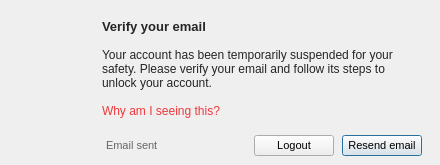
<?xml version="1.0" encoding="UTF-8"?>
<ui version="4.0">
 <class>VerifyEmailMessage</class>
 <widget class="QDialog" name="VerifyEmailMessage">
  <property name="geometry">
   <rect>
    <x>0</x>
    <y>0</y>
    <width>440</width>
    <height>165</height>
   </rect>
  </property>
  <property name="minimumSize">
   <size>
    <width>440</width>
    <height>165</height>
   </size>
  </property>
  <property name="maximumSize">
   <size>
    <width>440</width>
    <height>165</height>
   </size>
  </property>
  <property name="windowTitle">
   <string>Verify your email</string>
  </property>
  <property name="styleSheet">
   <string notr="true">QWidget
{
font-size: 11px;
}</string>
  </property>
  <layout class="QVBoxLayout" name="verticalLayout_2">
   <property name="spacing">
    <number>0</number>
   </property>
   <property name="leftMargin">
    <number>0</number>
   </property>
   <property name="rightMargin">
    <number>0</number>
   </property>
   <property name="bottomMargin">
    <number>0</number>
   </property>
   <item>
    <layout class="QHBoxLayout" name="horizontalLayout_4">
     <property name="spacing">
      <number>22</number>
     </property>
     <property name="leftMargin">
      <number>20</number>
     </property>
     <property name="topMargin">
      <number>0</number>
     </property>
     <property name="rightMargin">
      <number>17</number>
     </property>
     <item>
      <widget class="QWidget" name="wWarning" native="true">
       <layout class="QVBoxLayout" name="verticalLayout_3">
        <property name="leftMargin">
         <number>0</number>
        </property>
        <property name="topMargin">
         <number>0</number>
        </property>
        <property name="rightMargin">
         <number>0</number>
        </property>
        <property name="bottomMargin">
         <number>0</number>
        </property>
        <item>
         <widget class="QToolButton" name="bWarning">
          <property name="minimumSize">
           <size>
            <width>60</width>
            <height>60</height>
           </size>
          </property>
          <property name="maximumSize">
           <size>
            <width>60</width>
            <height>60</height>
           </size>
          </property>
          <property name="styleSheet">
           <string notr="true">#bWarning
{
border: none;
}</string>
          </property>
          <property name="text">
           <string/>
          </property>
          <property name="iconSize">
           <size>
            <width>60</width>
            <height>60</height>
           </size>
          </property>
         </widget>
        </item>
        <item>
         <spacer name="verticalSpacer">
          <property name="orientation">
           <enum>Qt::Vertical</enum>
          </property>
          <property name="sizeHint" stdset="0">
           <size>
            <width>20</width>
            <height>40</height>
           </size>
          </property>
         </spacer>
        </item>
       </layout>
      </widget>
     </item>
     <item>
      <widget class="QWidget" name="wContainer" native="true">
       <layout class="QVBoxLayout" name="verticalLayout">
        <property name="leftMargin">
         <number>0</number>
        </property>
        <property name="topMargin">
         <number>0</number>
        </property>
        <property name="rightMargin">
         <number>0</number>
        </property>
        <property name="bottomMargin">
         <number>0</number>
        </property>
        <item>
         <widget class="QLabel" name="lVerifyEmailTitle">
          <property name="styleSheet">
           <string notr="true">#lVerifyEmailTitle
{
	color: rgba(0,0,0,0.85);
	font-family: &quot;SF Pro Text&quot;;
	font-size: 13px;
	font-weight: bold;
}</string>
          </property>
          <property name="text">
           <string>Verify your email</string>
          </property>
          <property name="wordWrap">
           <bool>true</bool>
          </property>
         </widget>
        </item>
        <item>
         <widget class="QLabel" name="lVerifyEmailDesc">
          <property name="styleSheet">
           <string notr="true">#lVerifyEmailDesc
{
	color: rgba(0,0,0,0.85);
	font-family: &quot;SF Pro Text&quot;;
	font-size: 12px;
	line-height: 14px;
}</string>
          </property>
          <property name="text">
           <string>Your account has been temporarily suspended for your safety. Please verify your email and follow its steps to unlock your account.</string>
          </property>
          <property name="wordWrap">
           <bool>true</bool>
          </property>
         </widget>
        </item>
        <item>
         <widget class="QWidget" name="wWhySeenThis" native="true">
          <layout class="QHBoxLayout" name="horizontalLayout">
           <property name="leftMargin">
            <number>0</number>
           </property>
           <property name="topMargin">
            <number>0</number>
           </property>
           <property name="rightMargin">
            <number>0</number>
           </property>
           <property name="bottomMargin">
            <number>0</number>
           </property>
           <item>
            <widget class="QLabel" name="lWhySeenThis">
             <property name="cursor">
              <cursorShape>PointingHandCursor</cursorShape>
             </property>
             <property name="styleSheet">
              <string notr="true">#lWhySeenThis
{
    border: none;
	color: #F0373A;
	font-family: &quot;Segoe UI&quot;;
	font-size: 12px;
	line-height: 20px;
}</string>
             </property>
             <property name="text">
              <string>Why am I seeing this?</string>
             </property>
            </widget>
           </item>
           <item>
            <spacer name="horizontalSpacer">
             <property name="orientation">
              <enum>Qt::Horizontal</enum>
             </property>
             <property name="sizeHint" stdset="0">
              <size>
               <width>40</width>
               <height>20</height>
              </size>
             </property>
            </spacer>
           </item>
          </layout>
         </widget>
        </item>
       </layout>
      </widget>
     </item>
    </layout>
   </item>
   <item>
    <widget class="QWidget" name="wButtons" native="true">
     <layout class="QHBoxLayout" name="horizontalLayout_3">
      <property name="spacing">
       <number>8</number>
      </property>
      <property name="leftMargin">
       <number>18</number>
      </property>
      <property name="rightMargin">
       <number>18</number>
      </property>
      <item>
       <spacer name="horizontalSpacer_3">
        <property name="orientation">
         <enum>Qt::Horizontal</enum>
        </property>
        <property name="sizeHint" stdset="0">
         <size>
          <width>50</width>
          <height>20</height>
         </size>
        </property>
       </spacer>
      </item>
      <item>
       <widget class="QLabel" name="lEmailSent">
        <property name="styleSheet">
         <string notr="true">#lEmailSent
{
	color: #666666;
	font-family: &quot;SF Pro Text&quot;;
	font-size: 11px;
	line-height: 13px;
}</string>
        </property>
        <property name="text">
         <string>Email sent</string>
        </property>
       </widget>
      </item>
      <item>
       <spacer name="horizontalSpacer_2">
        <property name="orientation">
         <enum>Qt::Horizontal</enum>
        </property>
        <property name="sizeHint" stdset="0">
         <size>
          <width>1</width>
          <height>20</height>
         </size>
        </property>
       </spacer>
      </item>
      <item>
       <widget class="QPushButton" name="bLogout">
        <property name="text">
         <string>Logout</string>
        </property>
       </widget>
      </item>
      <item>
       <widget class="QPushButton" name="bResendEmail">
        <property name="text">
         <string>Resend email</string>
        </property>
        <property name="default">
         <bool>true</bool>
        </property>
       </widget>
      </item>
     </layout>
    </widget>
   </item>
  </layout>
 </widget>
 <resources/>
 <connections/>
</ui>
